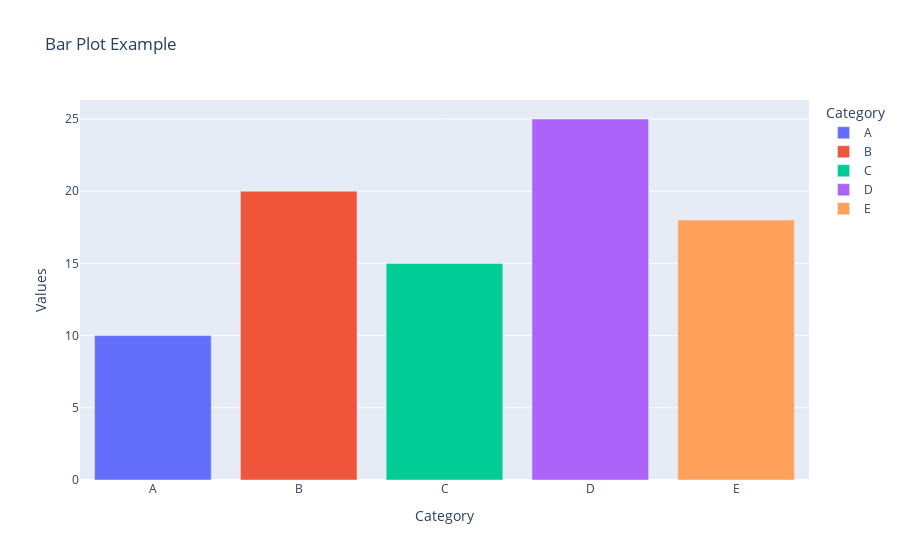

The notebook cell saved with this chart:
### Markdown cell above
###  5. Generate a bar plot using Plotly.

### Code cell
import plotly.express as px
import pandas as pd

# Sample data
data = {
    'Category': ['A', 'B', 'C', 'D', 'E'],
    'Values': [10, 20, 15, 25, 18]
}

df = pd.DataFrame(data)

# Create a bar plot
fig = px.bar(df, x='Category', y='Values', title="Bar Plot Example", color='Category')

# Show the plot
fig.show()

### Figure 1 — Plotly figure (JSON) as saved in the notebook; plotly's stock layout.template omitted (floating-point values rounded to 4 significant figures)
{"data": [{"alignmentgroup": "True", "hovertemplate": "Category=%{x}<br>Values=%{y}<extra></extra>", "legendgroup": "A", "marker": {"color": "#636efa", "pattern": {"shape": ""}}, "name": "A", "offsetgroup": "A", "orientation": "v", "showlegend": true, "textposition": "auto", "type": "bar", "x": ["A"], "xaxis": "x", "y": [10], "yaxis": "y"}, {"alignmentgroup": "True", "hovertemplate": "Category=%{x}<br>Values=%{y}<extra></extra>", "legendgroup": "B", "marker": {"color": "#EF553B", "pattern": {"shape": ""}}, "name": "B", "offsetgroup": "B", "orientation": "v", "showlegend": true, "textposition": "auto", "type": "bar", "x": ["B"], "xaxis": "x", "y": [20], "yaxis": "y"}, {"alignmentgroup": "True", "hovertemplate": "Category=%{x}<br>Values=%{y}<extra></extra>", "legendgroup": "C", "marker": {"color": "#00cc96", "pattern": {"shape": ""}}, "name": "C", "offsetgroup": "C", "orientation": "v", "showlegend": true, "textposition": "auto", "type": "bar", "x": ["C"], "xaxis": "x", "y": [15], "yaxis": "y"}, {"alignmentgroup": "True", "hovertemplate": "Category=%{x}<br>Values=%{y}<extra></extra>", "legendgroup": "D", "marker": {"color": "#ab63fa", "pattern": {"shape": ""}}, "name": "D", "offsetgroup": "D", "orientation": "v", "showlegend": true, "textposition": "auto", "type": "bar", "x": ["D"], "xaxis": "x", "y": [25], "yaxis": "y"}, {"alignmentgroup": "True", "hovertemplate": "Category=%{x}<br>Values=%{y}<extra></extra>", "legendgroup": "E", "marker": {"color": "#FFA15A", "pattern": {"shape": ""}}, "name": "E", "offsetgroup": "E", "orientation": "v", "showlegend": true, "textposition": "auto", "type": "bar", "x": ["E"], "xaxis": "x", "y": [18], "yaxis": "y"}], "layout": {"barmode": "relative", "legend": {"title": {"text": "Category"}, "tracegroupgap": 0}, "title": {"text": "Bar Plot Example"}, "xaxis": {"anchor": "y", "categoryarray": ["A", "B", "C", "D", "E"], "categoryorder": "array", "domain": [0, 1], "title": {"text": "Category"}}, "yaxis": {"anchor": "x", "domain": [0, 1], "title": {"text": "Values"}}}}
